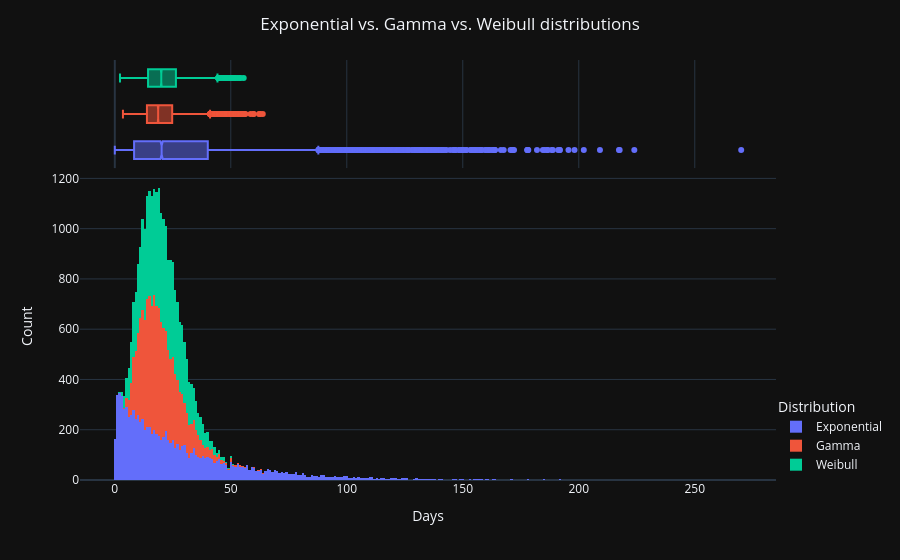

Notebook source saved alongside this figure:
### Code cell
#| code-fold: true

k=4
locg=3
theta=(20-locg)/k

locw=2
wk = 2.3
wl = (20-locw)/(math.log(2)**(1/wk))

loce=0
scalee=28.85-loce

p=10000

df = pd.DataFrame({
    'Exponential': expon.rvs(loc=loce, scale=scalee,size=p),
    'Gamma': gamma.rvs(k,loc=locg,scale=theta,size=p),
    'Weibull': weibull_min.rvs(wk, loc=locw, scale=wl,size=p)
    })

fig = px.histogram(df.stack().reset_index().rename(columns={"level_1": "Distribution"}), x=0, color="Distribution", marginal='box')
fig.update_layout(
    title={
        'text':'Exponential vs. Gamma vs. Weibull distributions',
        'x':0.5,
        'xanchor':'center'
    },
    xaxis_title='Days',
    yaxis_title='Count',
    legend=dict(
        x=1,
        y=0,
        traceorder="normal",
    )
)
fig

### Figure 1 — Plotly figure (JSON) as saved in the notebook; plotly's stock layout.template omitted (floating-point values rounded to 4 significant figures; data arrays with more than 128 entries replaced by an {"elided": "..."} marker saying what was removed)
{"data": [{"alignmentgroup": "True", "bingroup": "x", "hovertemplate": "Distribution=Exponential<br>0=%{x}<br>count=%{y}<extra></extra>", "legendgroup": "Exponential", "marker": {"color": "#636efa", "pattern": {"shape": ""}}, "name": "Exponential", "offsetgroup": "Exponential", "orientation": "v", "showlegend": true, "type": "histogram", "x": {"elided": "10000 float values"}, "xaxis": "x", "yaxis": "y"}, {"alignmentgroup": "True", "hovertemplate": "Distribution=Exponential<br>0=%{x}<extra></extra>", "legendgroup": "Exponential", "marker": {"color": "#636efa"}, "name": "Exponential", "notched": true, "offsetgroup": "Exponential", "showlegend": false, "type": "box", "x": {"elided": "10000 float values"}, "xaxis": "x2", "yaxis": "y2"}, {"alignmentgroup": "True", "bingroup": "x", "hovertemplate": "Distribution=Gamma<br>0=%{x}<br>count=%{y}<extra></extra>", "legendgroup": "Gamma", "marker": {"color": "#EF553B", "pattern": {"shape": ""}}, "name": "Gamma", "offsetgroup": "Gamma", "orientation": "v", "showlegend": true, "type": "histogram", "x": {"elided": "10000 float values"}, "xaxis": "x", "yaxis": "y"}, {"alignmentgroup": "True", "hovertemplate": "Distribution=Gamma<br>0=%{x}<extra></extra>", "legendgroup": "Gamma", "marker": {"color": "#EF553B"}, "name": "Gamma", "notched": true, "offsetgroup": "Gamma", "showlegend": false, "type": "box", "x": {"elided": "10000 float values"}, "xaxis": "x2", "yaxis": "y2"}, {"alignmentgroup": "True", "bingroup": "x", "hovertemplate": "Distribution=Weibull<br>0=%{x}<br>count=%{y}<extra></extra>", "legendgroup": "Weibull", "marker": {"color": "#00cc96", "pattern": {"shape": ""}}, "name": "Weibull", "offsetgroup": "Weibull", "orientation": "v", "showlegend": true, "type": "histogram", "x": {"elided": "10000 float values"}, "xaxis": "x", "yaxis": "y"}, {"alignmentgroup": "True", "hovertemplate": "Distribution=Weibull<br>0=%{x}<extra></extra>", "legendgroup": "Weibull", "marker": {"color": "#00cc96"}, "name": "Weibull", "notched": true, "offsetgroup": "Weibull", "showlegend": false, "type": "box", "x": {"elided": "10000 float values"}, "xaxis": "x2", "yaxis": "y2"}], "layout": {"barmode": "relative", "legend": {"title": {"text": "Distribution"}, "tracegroupgap": 0, "traceorder": "normal", "x": 1, "y": 0}, "margin": {"t": 60}, "title": {"text": "Exponential vs. Gamma vs. Weibull distributions", "x": 0.5, "xanchor": "center"}, "xaxis": {"anchor": "y", "domain": [0, 1], "title": {"text": "Days"}}, "xaxis2": {"anchor": "y2", "domain": [0, 1], "matches": "x", "showgrid": true, "showticklabels": false}, "yaxis": {"anchor": "x", "domain": [0, 0.7326], "title": {"text": "Count"}}, "yaxis2": {"anchor": "x2", "domain": [0.7426, 1], "matches": "y2", "showgrid": false, "showline": false, "showticklabels": false, "ticks": ""}}}
